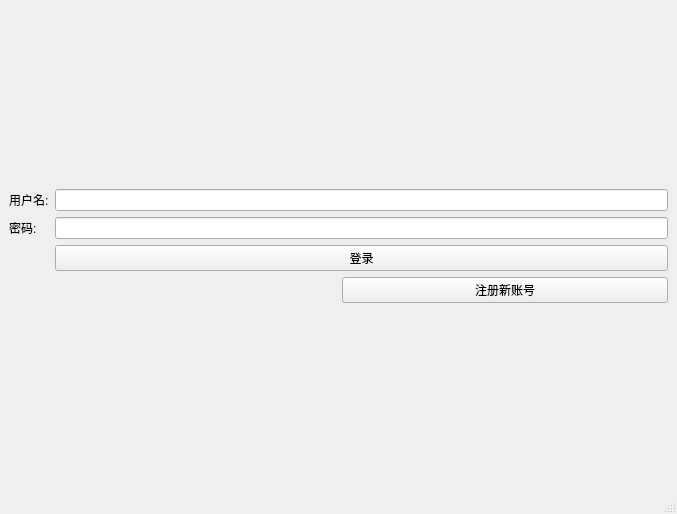
<?xml version="1.0" encoding="UTF-8"?>
<ui version="4.0">
 <class>MainWindow</class>
 <widget class="QMainWindow" name="MainWindow">
  <property name="geometry">
   <rect>
    <x>0</x>
    <y>0</y>
    <width>677</width>
    <height>514</height>
   </rect>
  </property>
  <property name="windowTitle">
   <string>MainWindow</string>
  </property>
  <widget class="QWidget" name="centralwidget">
   <layout class="QGridLayout" name="gridLayout_3">
    <item row="0" column="0">
     <layout class="QGridLayout" name="gridLayout_2">
      <item row="1" column="1">
       <widget class="QPushButton" name="sighupBtn">
        <property name="text">
         <string>注册新账号</string>
        </property>
       </widget>
      </item>
      <item row="0" column="0" colspan="2">
       <layout class="QGridLayout" name="gridLayout">
        <item row="1" column="1">
         <widget class="QLineEdit" name="passwd"/>
        </item>
        <item row="0" column="0">
         <widget class="QLabel" name="label">
          <property name="text">
           <string>用户名:</string>
          </property>
         </widget>
        </item>
        <item row="0" column="1">
         <widget class="QLineEdit" name="usernm"/>
        </item>
        <item row="2" column="1">
         <widget class="QPushButton" name="loginBtn">
          <property name="text">
           <string>登录</string>
          </property>
         </widget>
        </item>
        <item row="1" column="0">
         <widget class="QLabel" name="label_2">
          <property name="text">
           <string>密码:</string>
          </property>
         </widget>
        </item>
       </layout>
      </item>
     </layout>
    </item>
   </layout>
  </widget>
  <widget class="QMenuBar" name="menubar">
   <property name="geometry">
    <rect>
     <x>0</x>
     <y>0</y>
     <width>677</width>
     <height>29</height>
    </rect>
   </property>
  </widget>
  <widget class="QStatusBar" name="statusbar"/>
 </widget>
 <resources/>
 <connections/>
</ui>
